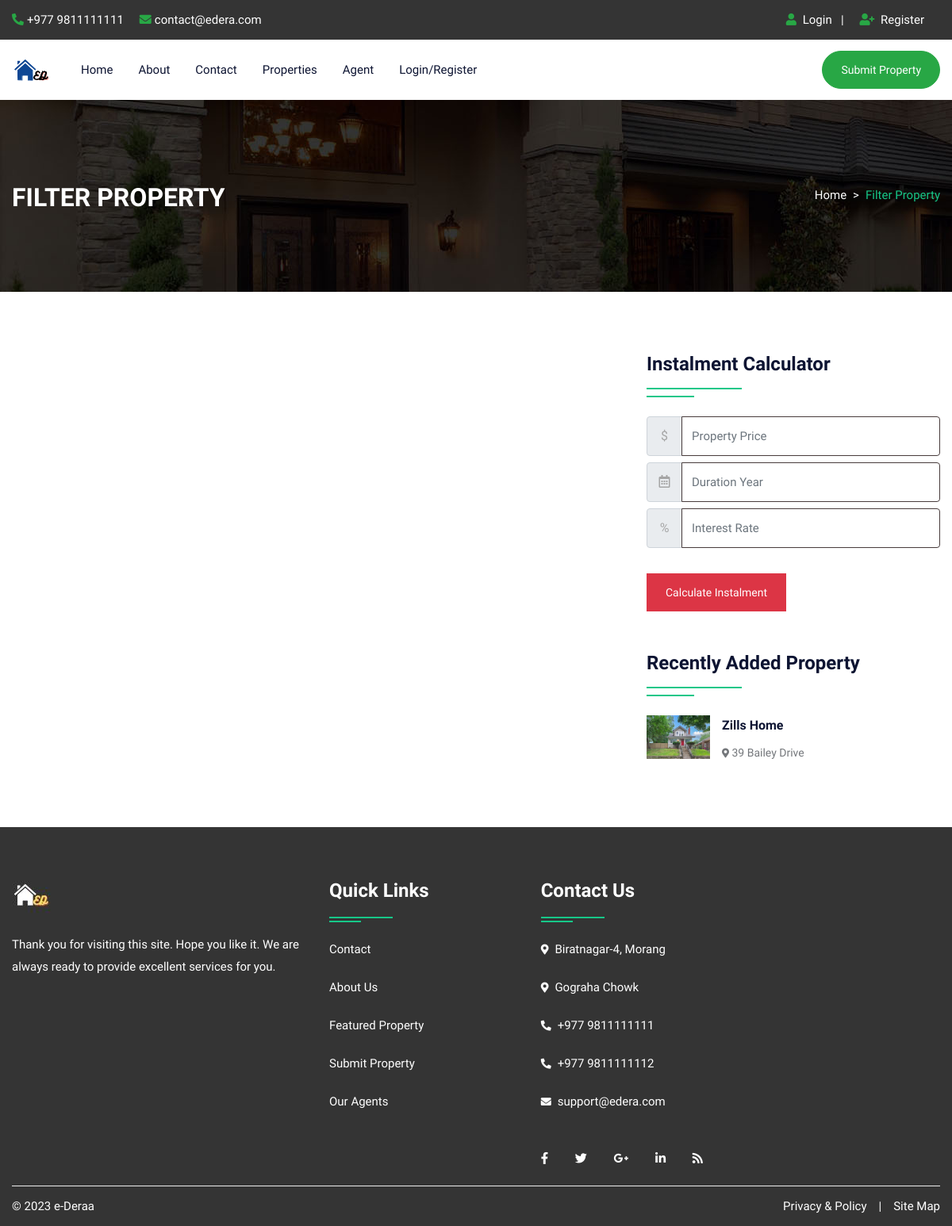
Before: /propertygrid.php with the older database file.
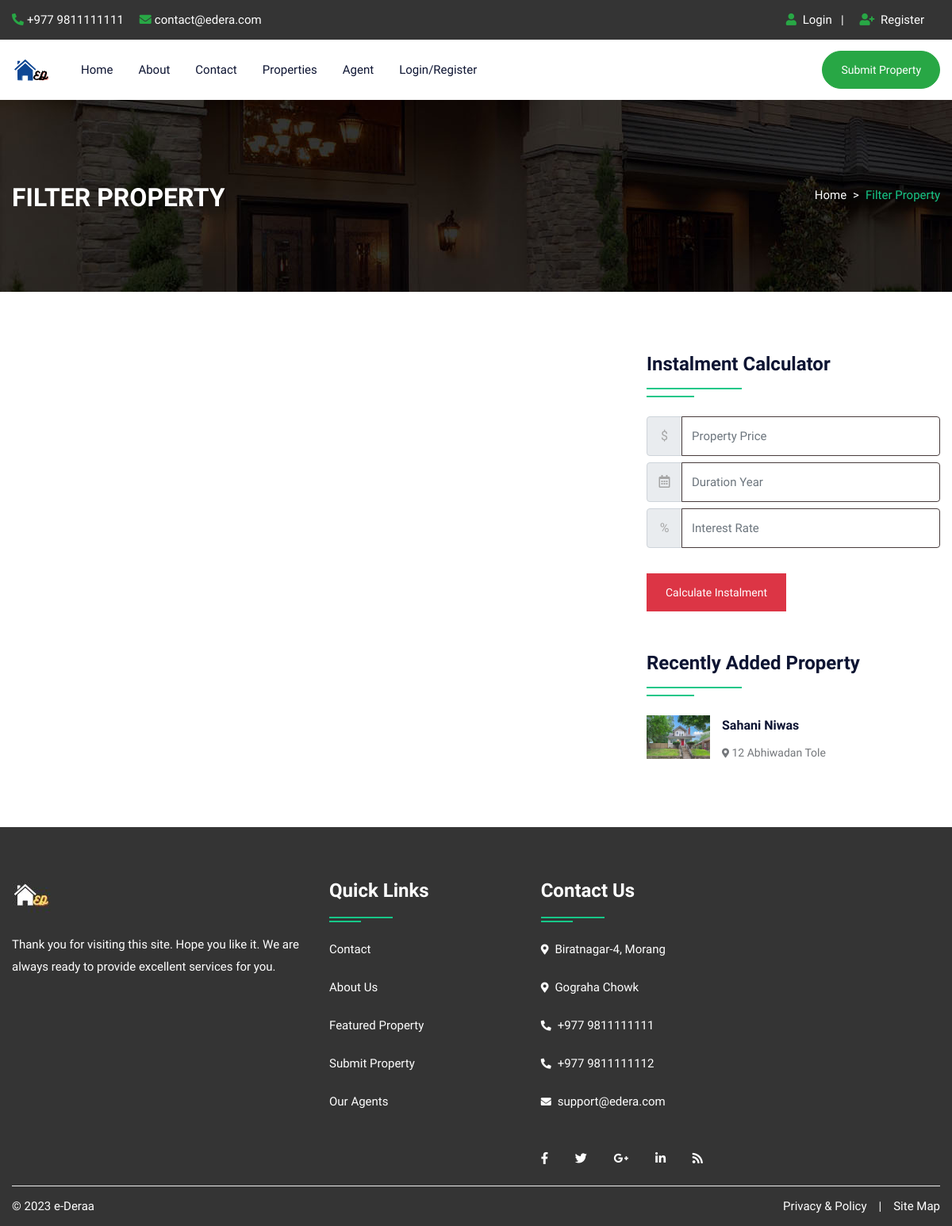
After: the same page with the newer database file.
### tables this page shows
CREATE TABLE `property` (
  `pid` int(50) NOT NULL,
  `title` varchar(200) NOT NULL,
  `pcontent` longtext NOT NULL,
  `type` varchar(100) NOT NULL,
  `bhk` varchar(50) NOT NULL,
  `stype` varchar(100) NOT NULL,
  `bedroom` int(50) NOT NULL,
  `bathroom` int(50) NOT NULL,
  `balcony` int(50) NOT NULL,
  `kitchen` int(50) NOT NULL,
  `hall` int(50) NOT NULL,
  `floor` varchar(50) NOT NULL,
  `size` int(50) NOT NULL,
  `price` int(50) NOT NULL,
  `location` varchar(200) NOT NULL,
  `city` varchar(100) NOT NULL,
  `state` varchar(100) NOT NULL,
  `feature` longtext NOT NULL,
  `pimage` varchar(300) NOT NULL,
  `pimage1` varchar(300) NOT NULL,
  `pimage2` varchar(300) NOT NULL,
  `pimage3` varchar(300) NOT NULL,
  `pimage4` varchar(300) NOT NULL,
  `uid` int(50) NOT NULL,
  `status` varchar(50) NOT NULL,
  `mapimage` varchar(300) NOT NULL,
  `topmapimage` varchar(300) NOT NULL,
  `groundmapimage` varchar(300) NOT NULL,
  `totalfloor` varchar(50) NOT NULL,
  `date` datetime NOT NULL DEFAULT current_timestamp(),
  `isFeatured` int(11) DEFAULT NULL
);

### propertygrid.php (the view, shortened to what this page needs)
<!DOCTYPE html>
<html lang="en">
<head>
<link rel="stylesheet" type="text/css" href="css/bootstrap.min.css">
<link rel="stylesheet" type="text/css" href="css/bootstrap-slider.css">
<link rel="stylesheet" type="text/css" href="css/jquery-ui.css">
<link rel="stylesheet" type="text/css" href="css/layerslider.css">
<link rel="stylesheet" type="text/css" href="css/color.css" id="color-change">
<link rel="stylesheet" type="text/css" href="css/owl.carousel.min.css">
<link rel="stylesheet" type="text/css" href="css/font-awesome.min.css">
<link rel="stylesheet" type="text/css" href="fonts/flaticon/flaticon.css">
<link rel="stylesheet" type="text/css" href="css/style.css">
</head>
<body>
<div id="page-wrapper">
    <div class="row">
		<?php include("include/header.php");?>
        <div class="banner-full-row page-banner" style="background-image:url('images/breadcromb.jpg');">
            <div class="container">
                <div class="row">
                    <div class="col-md-6">
                        <h2 class="page-name float-left text-white text-uppercase mt-1 mb-0"><b>Filter Property</b></h2>
                    </div>
                    <div class="col-md-6">
                        <nav aria-label="breadcrumb" class="float-left float-md-right">
                            <ol class="breadcrumb bg-transparent m-0 p-0">
                                <li class="breadcrumb-item text-white"><a href="#">Home</a></li>
                                <li class="breadcrumb-item active">Filter Property</li>
                            </ol>
                        </nav>
                    </div>
                </div>
            </div>
        </div>
        <div class="full-row">
            <div class="container">
                <div class="row">
					<div class="col-lg-8">
                    </div>
                    <div class="col-lg-4">
                        <div class="sidebar-widget">
                            <h4 class="double-down-line-left text-secondary position-relative pb-4 my-4">Instalment Calculator</h4>
						<form class="d-inline-block w-100" action="calc.php" method="post">
                            <div class="input-group mb-2 mr-sm-2">
                                <div class="input-group-prepend">
                                    <div class="input-group-text">$</div>
                                </div>
                                <input type="text" class="form-control" name="amount" placeholder="Property Price">
                            </div>
                            <div class="input-group mb-2 mr-sm-2">
                                <div class="input-group-prepend">
                                    <div class="input-group-text"><i class="far fa-calendar-alt"></i></div>
                                </div>
                                <input type="text" class="form-control" name="month" placeholder="Duration Year">
                            </div>
                            <div class="input-group mb-2 mr-sm-2">
                                <div class="input-group-prepend">
                                    <div class="input-group-text">%</div>
                                </div>
                                <input type="text" class="form-control" name="interest" placeholder="Interest Rate">
                            </div>
                            <button type="submit" value="submit" name="calc" class="btn btn-danger mt-4">Calculate Instalment</button>
                        </form>
                        </div>
                        <div class="sidebar-widget mt-5">
                            <h4 class="double-down-line-left text-secondary position-relative pb-4 mb-4">Recently Added Property</h4>
                            <ul class="property_list_widget">
								<?php
								$query=mysqli_query($con,"SELECT * FROM `property` ORDER BY date DESC LIMIT 6");
										while($row=mysqli_fetch_array($query))
										{
								?>
                                <li> <img src="admin/property/<?php echo $row['18'];?>" alt="pimage">
                                    <h6 class="text-secondary hover-text-success text-capitalize"><a href="propertydetail.php?pid=<?php echo $row['0'];?>"><?php echo $row['1'];?></a></h6>
                                    <span class="font-14"><i class="fas fa-map-marker-alt icon-success icon-small"></i> <?php echo $row['14'];?></span>
                                </li>
                                <?php } ?>
                            </ul>
                        </div>
                    </div>
                </div>
            </div>
        </div>
		<?php include("include/footer.php");?>
    </div>
</div>
</body>
</html>

Changed rows visible on the page:
changed property: title "Zills Home" → "Sahani Niwas"; location "39 Bailey Drive" → "12 Abhiwadan Tole"
